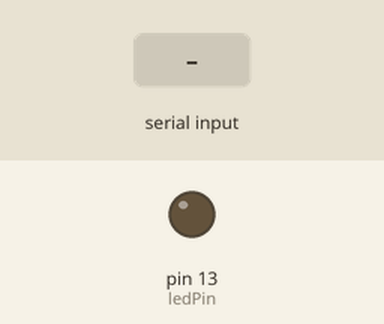
This sketch was run on a simulated Arduino Uno, built with avr-gcc and run on an emulated ATmega328P. On the bench: output pins drawn as LEDs (lit = HIGH). Inputs (shaded band) come from the test bench.

Above: at 1.2 s.
1.3 s: "1" received over Serial
At 1.7 s:
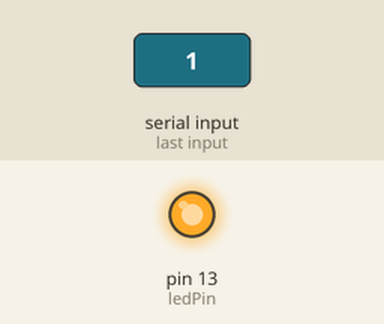
2.8 s: "0" received over Serial
At 4.1 s:
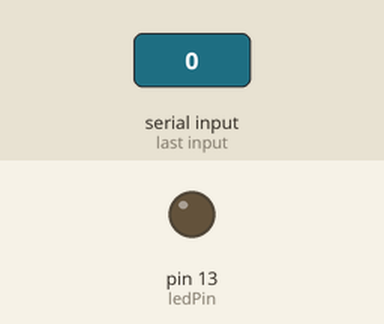
Timing chart, 0 to 5.8 s (numbered marks = the images above; inputs shaded):
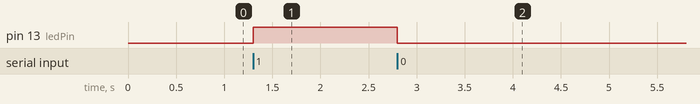

Measured:
- after the input at 1.3 s, pin 13 (ledPin): LOW → HIGH at once
- after the input at 2.8 s, pin 13 (ledPin): HIGH → LOW at once

The sketch:

arduinoSimpleLed.ino
```cpp
int ledPin = 13;
int number = 0;

void setup() {
  pinMode(ledPin, OUTPUT);
  Serial.begin(9600);
}

void loop() {

  while(Serial.available() > 0){
    char serial = Serial.read();
    if(serial == '0'){
      digitalWrite(ledPin, LOW);
    }

    if(serial == '1'){
      digitalWrite(ledPin, HIGH);
    }
  }


}
```
